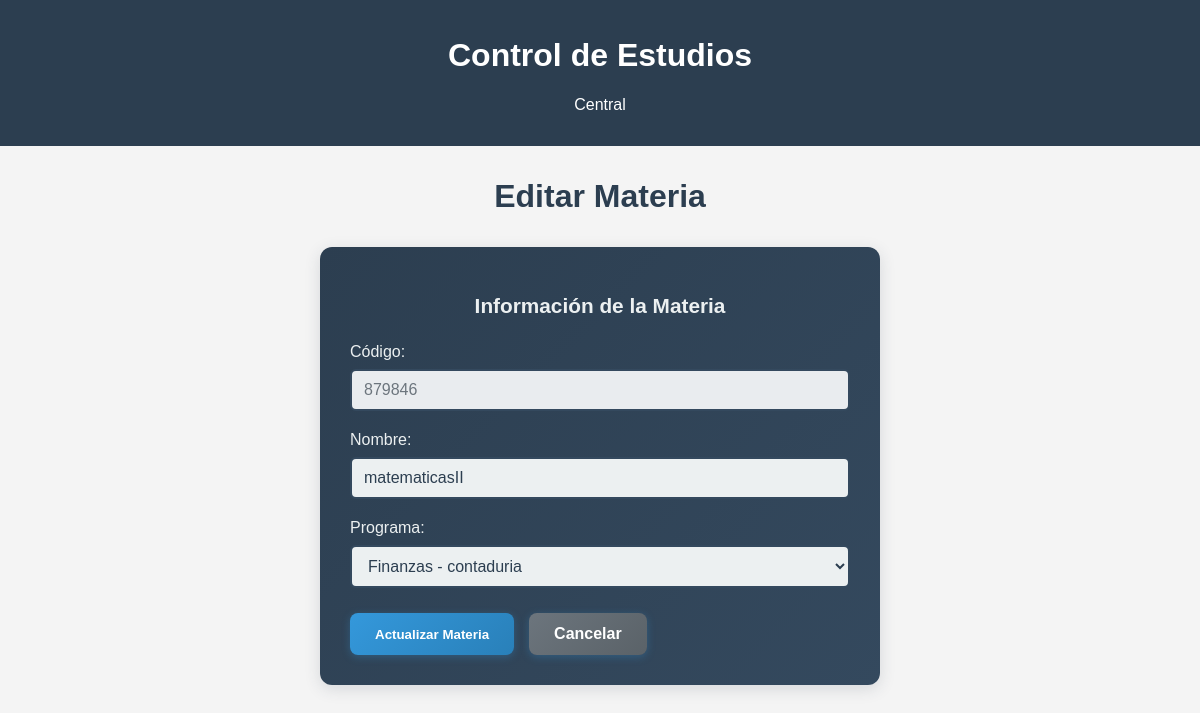
The page /control_academico/materias/editar/879846 on the database as committed earlier.
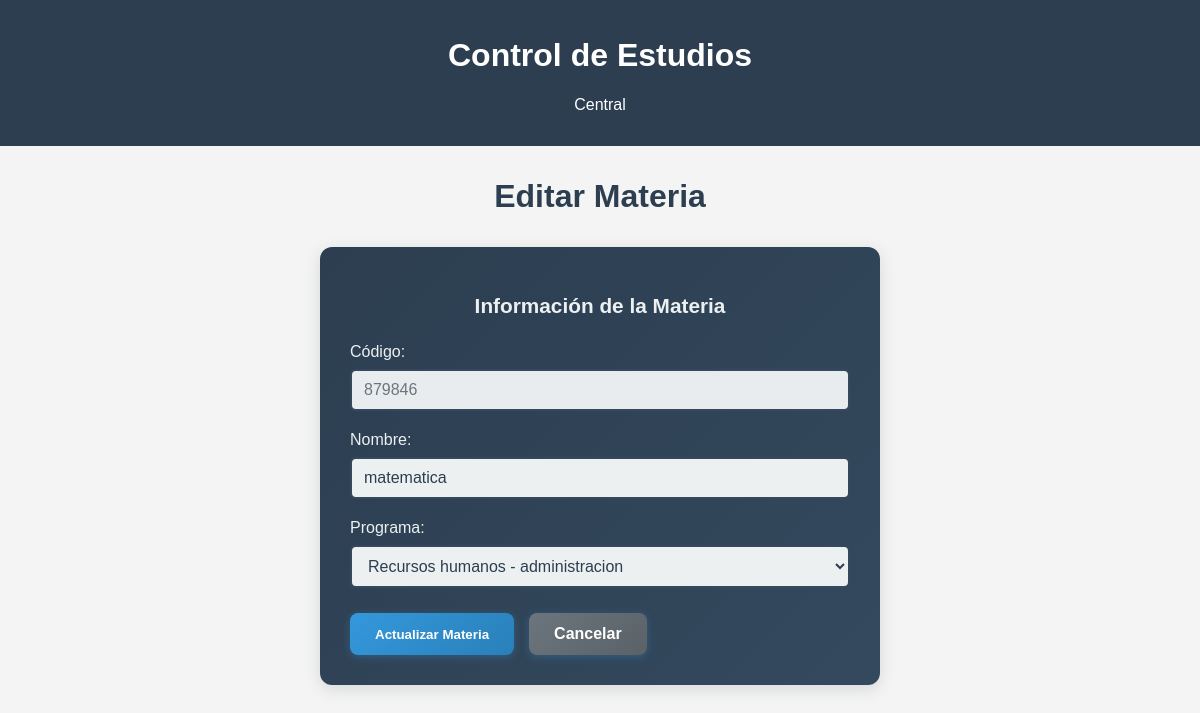
The same page on the database as committed later.
### modulos/control_academico/models.py (models this page shows, shortened)
class Materia(db.Model):
    __tablename__ ='materias'
    codigo = db.Column(db.Integer, primary_key=True, unique=True)
    nombre = db.Column(db.String(100), nullable=False)
    programa_id = db.Column(db.Integer, db.ForeignKey('programas.id'), nullable=False)
    programa = db.relationship('Programa', back_populates='materias')
    asignaciones = db.relationship('AsignacionMateria', back_populates='materia')
    notas = db.relationship('Nota', back_populates='materia')

class Programa(db.Model):
    __tablename__ = 'programas'
    id = db.Column(db.Integer, primary_key=True)
    nombre = db.Column(db.String(100), nullable=False)
    carrera_id = db.Column(db.Integer, db.ForeignKey('carreras.id'), nullable=False)
    carrera = db.relationship('Carrera', back_populates='programas')
    materias = db.relationship('Materia', back_populates='programa')
    cortes = db.relationship('Corte', back_populates='programa')

### modulos/control_academico/routes.py (the view, shortened to what this page needs)
@bp.route('/materias/editar/<int:codigo>', methods=['GET', 'POST'])
def editar_materia(codigo):
    materia = Materia.query.get_or_404(codigo)
    programas = Programa.query.all()
    return render_template('control_academico/editar_materia.html',
                         materia=materia, programas=programas)

### modulos/control_academico/templates/control_academico/editar_materia.html (shortened to what this page needs)
{% extends "central/base.html" %}
{% block content %}
<div class="welcome-container">
    <h1 class="titulo-estudiantes">Editar Materia</h1>
    <div class="form-container-academico">
        <h2>Información de la Materia</h2>
        <form action="{{ url_for('control_academico.editar_materia', codigo=materia.codigo) }}" method="POST">
            <div class="form-group">
                <label for="codigo">Código:</label>
                <input type="text" id="codigo" value="{{ materia.codigo }}" disabled
                       style="background-color: #e9ecef; color: #6c757d;">
            </div>
            <div class="form-group">
                <label for="nombre">Nombre:</label>
                <input type="text" id="nombre" name="nombre" value="{{ materia.nombre }}" required >
            </div>
            <div class="form-group">
                <label for="programa_id">Programa:</label>
                <select name="programa_id" id="programa_id" required>
                    {% for programa in programas %}
                        <option value="{{ programa.id }}" {% if programa.id == materia.programa_id %}selected{% endif %}>
                            {{ programa.nombre }} - {{ programa.carrera.nombre }}
                        </option>
                    {% endfor %}
                </select>
            </div>
            <div style="display: flex; gap: 15px; margin-top: 25px;">
                <button type="submit" class="btn-academico">Actualizar Materia</button>
                <a href="{{ url_for('control_academico.listar_materias') }}"
                   class="btn-academico btn-academico-secondary">Cancelar</a>
            </div>
        </form>
    </div>
</div>
{% endblock %}

Rows that differ between the two databases and show on the page:
changed Materia id 879846: nombre "matematicasII" → "matematica"; programa_id "Finanzas - contaduria" → "Recursos humanos - administracion"
